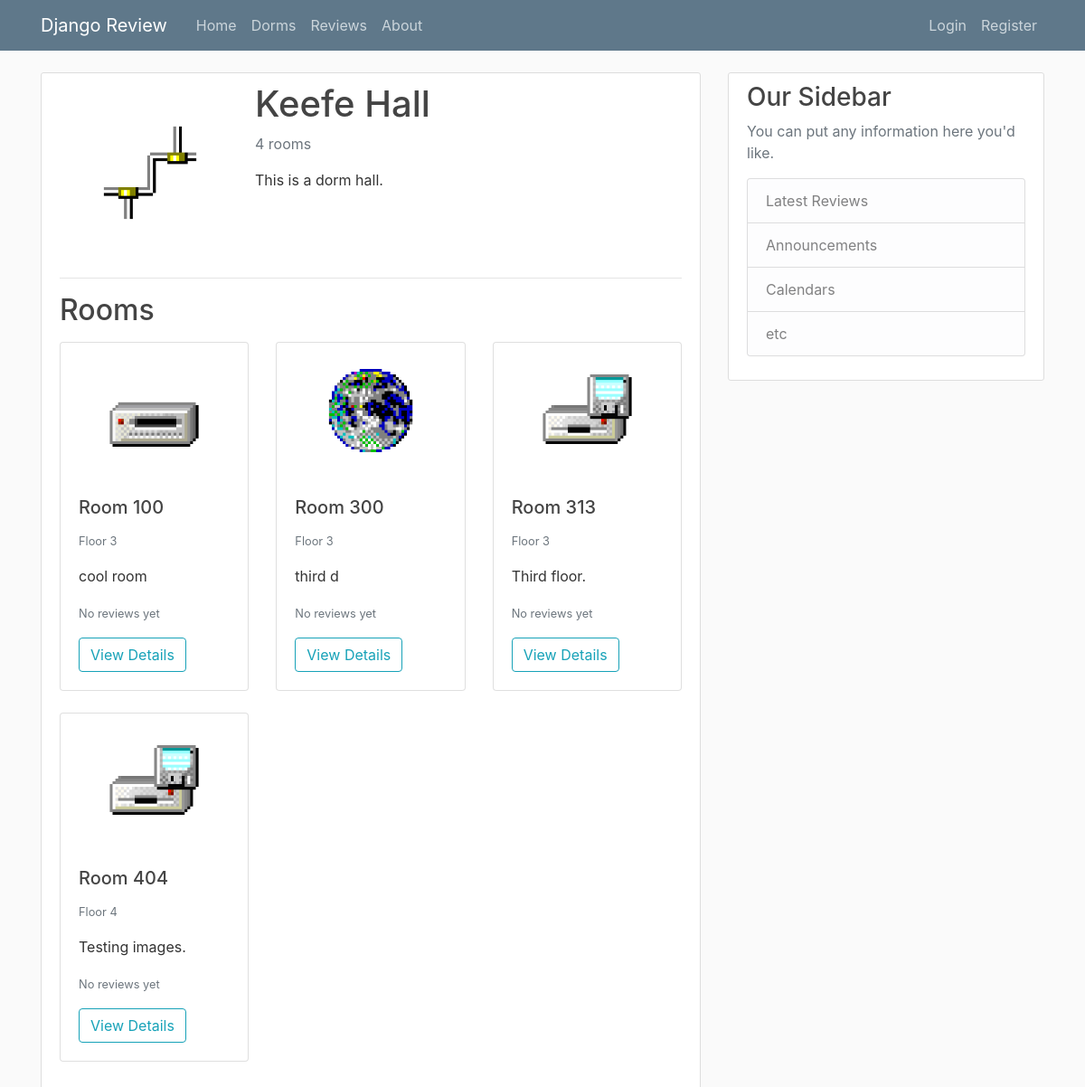
/dorm/1/, run on an earlier commit of the app's database.
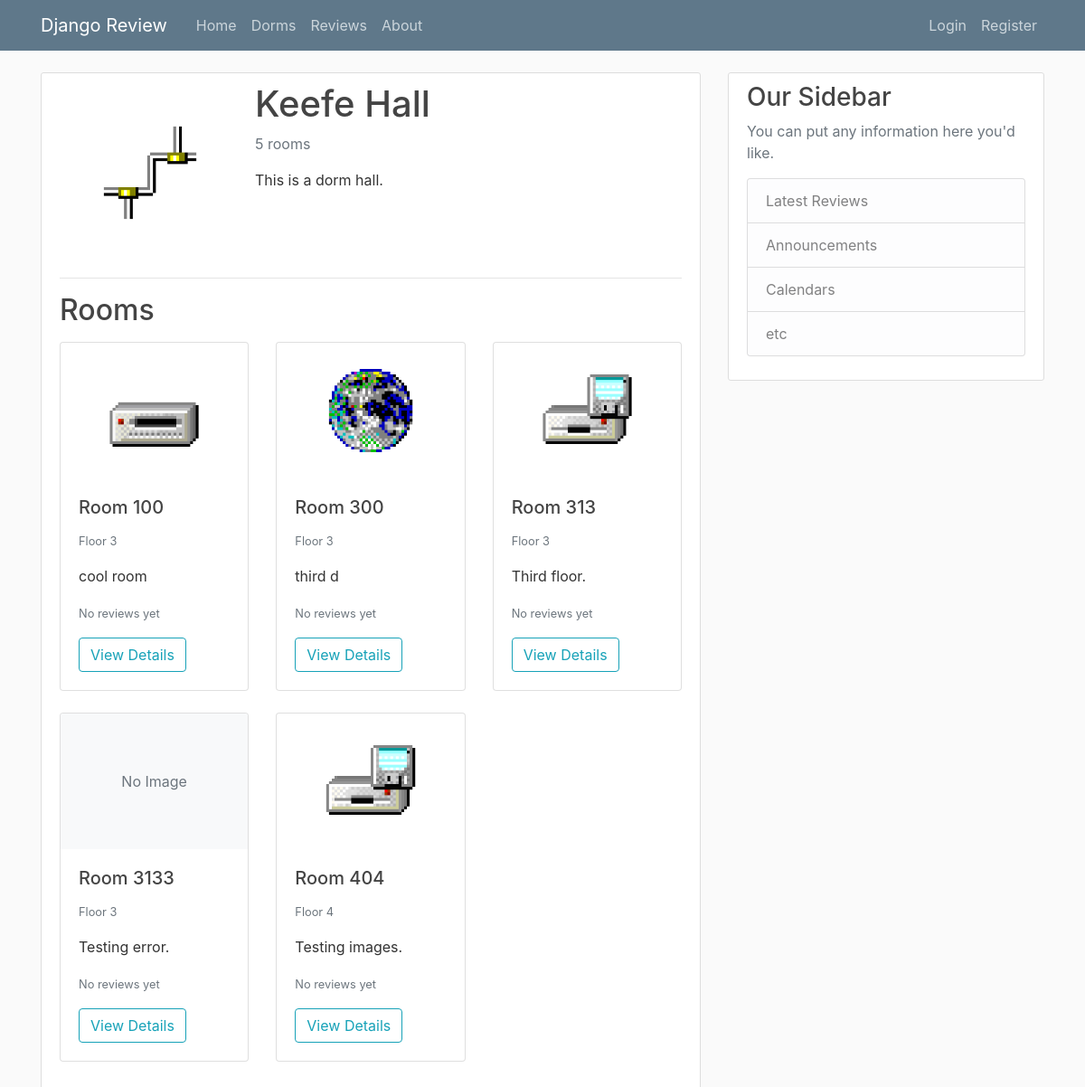
And on a later commit of the database.
### review/models.py (models this page shows, shortened)
class Dorm(models.Model):
    name = models.CharField(max_length=100)
    description = models.TextField()
    image = models.ImageField(upload_to='dorm_images', blank=True, null=True)

class Room(models.Model):
    dorm = models.ForeignKey(Dorm, on_delete=models.CASCADE, related_name='rooms')
    room_number = models.CharField(max_length=20)
    floor = models.PositiveIntegerField()
    description = models.TextField()
    image = models.ImageField(upload_to='room_images', blank=True, null=True)
    class Meta:
        unique_together = ['dorm', 'room_number']  # Ensure room numbers are unique within a dorm

### review/views.py (the view)
# urls.py: path('dorm/<int:pk>/', DormDetailView.as_view(), name='dorm-detail'),
class DormDetailView(DetailView):
    model = Dorm
    template_name = 'review/dorm_detail.html'
    def get_context_data(self, **kwargs):
        context = super().get_context_data(**kwargs)
        rooms = Room.objects.filter(dorm=self.object).order_by('room_number')
        rooms_with_stats = []
        for room in rooms:
            reviews = room.reviews.all()
            total_reviews = reviews.count()
            liked_reviews = sum(1 for review in reviews if review.liked)
            like_percentage = 0
            if total_reviews > 0:
                like_percentage = (liked_reviews / total_reviews) * 100
            rooms_with_stats.append({
                'room': room,
                'total_reviews': total_reviews,
                'liked_reviews': liked_reviews,
                'like_percentage': like_percentage
            })
        context['rooms_with_stats'] = rooms_with_stats
        return context

### review/templates/review/dorm_detail.html (shortened to what this page needs)
{% extends 'review/base.html' %}
{% block content %}
    <div class="content-section">
        <div class="media">
            {% if object.image %}
                <img class="rounded mr-3" src="{{ object.image.url }}" alt="{{ object.name }}" style="width: 200px; height: 200px; object-fit: cover;">
            {% endif %}
            <div class="media-body">
                <h1 class="mt-0">{{ object.name }}</h1>
                <p class="text-muted">{{ object.rooms.count }} room{{ object.rooms.count|pluralize }}</p>
                <p>{{ object.description }}</p>
            </div>
        </div>
        <hr>
        <h2 class="mb-3">Rooms</h2>
        <div class="row">
            {% for room_data in rooms_with_stats %}
                <div class="col-md-4 mb-4">
                    <div class="card h-100">
                        {% if room_data.room.image %}
                            <img src="{{ room_data.room.image.url }}" class="card-img-top" alt="Room {{ room_data.room.room_number }}" style="height: 150px; object-fit: cover;">
                        {% else %}
                            <div class="card-img-top bg-light d-flex justify-content-center align-items-center" style="height: 150px;">
                                <span class="text-muted">No Image</span>
                            </div>
                        {% endif %}
                        <div class="card-body">
                            <h5 class="card-title">Room {{ room_data.room.room_number }}</h5>
                            <p class="card-text"><small class="text-muted">Floor {{ room_data.room.floor }}</small></p>
                            <p class="card-text">{{ room_data.room.description|truncatechars:100 }}</p>
                            {% if room_data.total_reviews > 0 %}
                                <p class="card-text">
                                    <small class="text-muted">
                                        {{ room_data.total_reviews }} review{{ room_data.total_reviews|pluralize }},
                                        {{ room_data.like_percentage|floatformat:0 }}% liked
                                    </small>
                                </p>
                            {% else %}
                                <p class="card-text"><small class="text-muted">No reviews yet</small></p>
                            {% endif %}
                            <a href="{% url 'room-detail' room_data.room.id %}" class="btn btn-outline-info">View Details</a>
                        </div>
                    </div>
                </div>
            {% empty %}
                <div class="col">
                    <p>No rooms have been added to this dorm yet.</p>
                </div>
            {% endfor %}
        </div>
    </div>
{% endblock content %}

What changed in the data, as far as the page shows it:
computed for Dorm "Keefe Hall": rooms.count "4" → "5"
added Room: image "No Image", room.room_number "3133", room.floor "3", room.description "Testing error."
